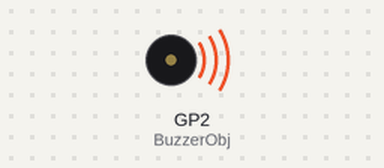
This program was run on a simulated Raspberry Pi Pico running MicroPython. On the bench: buzzer (waves = sounding).

Above: at 0.2 s.
At 4.16 s:
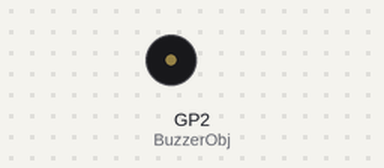
Timing chart, 0 to 5.5 s (numbered marks = the images above):
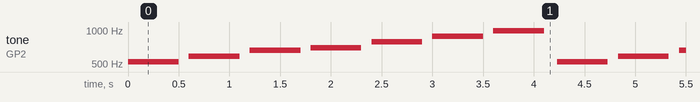

Measured:
- by itself, tone on GP2 (BuzzerObj): repeats every 4.2 s: silent 0.10 s, 587 Hz 0.50 s, silent 0.10 s, 659 Hz 0.50 s, silent 0.10 s, 698 Hz 0.50 s, silent 0.10 s, 784 Hz 0.50 s, silent 0.10 s, 880 Hz 0.50 s, silent 0.10 s, 987 Hz 0.50 s, silent 0.13 s, 523 Hz 0.50 s

The program:

main_buzzer.py
```python
from machine import Pin, PWM
import time
from time import sleep
""" led = Pin(0,Pin.OUT)
sensor =Pin(2,Pin.IN)
led.value(1)
while True:

    print(sensor.value())
    if sensor.value()==1:
        led.value(0)
    else:
        led.value(1) """
#led = Pin(2,Pin.OUT)
BuzzerObj=PWM(Pin(2))
#led.value(100)
def buzzer(buzzerPinObject,frequency,sound_duration,silence_duration):

    buzzerPinObject.duty_u16(int(65536*0.2))
    buzzerPinObject.freq(frequency)
    sleep(sound_duration)
    buzzerPinObject.duty_u16(int(65536*0))
    sleep(silence_duration)
while True:
    #nec.transmit(0,12)
    buzzer(BuzzerObj,523,0.5,0.1)
 #C (DO)

    buzzer(BuzzerObj,587,0.5,0.1)
 #D (RE)

    buzzer(BuzzerObj,659,0.5,0.1) #E (MI)
    buzzer(BuzzerObj,698,0.5,0.1) #F (FA)

    buzzer(BuzzerObj,784,0.5,0.1) #G (SOL)
    buzzer(BuzzerObj,880,0.5,0.1) #A (LA)
    buzzer(BuzzerObj,987,0.5,0.1) #B (SI)
    time.sleep_ms(30)
```
